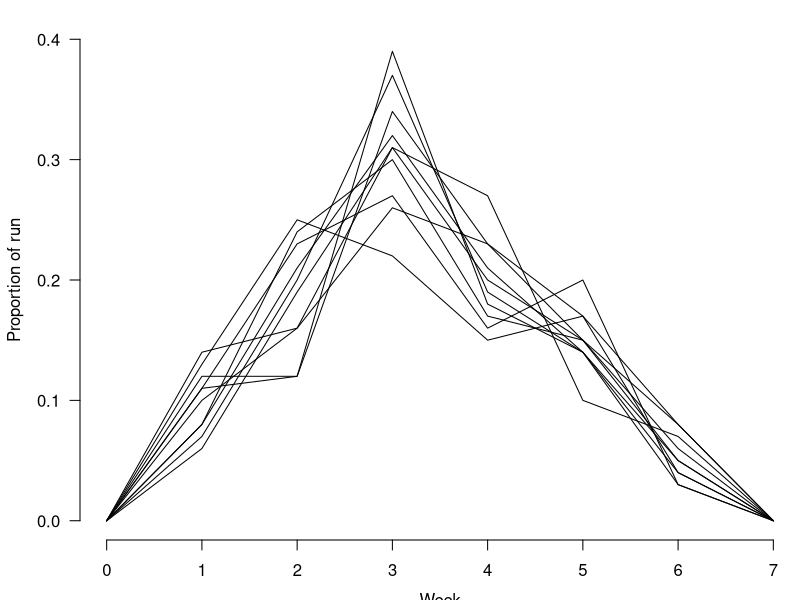

Recreate this plot in R.
#------------------------------------------------------------------------------#
# Run catch monitorign simulations
# Code written by W. Atlas
#------------------------------------------------------------------------------#

### for populations of even size (harvest rate is controlled below)

mean.pop<-8.5172
pop.var<-0
n.pops<-10

pop.sizes<-round(rlnorm(n.pops,mean.pop,pop.var))
pop.timing<-rmultinom(n.pops,100,c(0.1,0.2,0.3,0.2,0.15,0.05))/100 ## the 100 in the rmultinom statement controls the variance

weekly<-seq(0,7,1)

pop.timingG<-rbind(c(0,0,0,0,0,0,0,0,0,0),pop.timing,c(0,0,0,0,0,0,0,0,0,0))

par(mar=c(3,4,1,0))
for(i in 1:10){
par(new=TRUE)
plot(weekly, pop.timingG[,i],type="l",las=1,axes=FALSE,xlab="",ylab="",ylim=c(0,0.4))
}
axis(2, las=1)
axis(1)
mtext(side=2, "Proportion of run",line=2.8)
mtext(side=1, "Week",line=2.5)

run.weeks<-matrix(NA,nrow=6,ncol=n.pops)

for (i in 1:n.pops){
	run.weeks[,i]<-round(pop.timing[,i]*pop.sizes[i])
	}

week1<-c(rep(1,run.weeks[1,1]),rep(2,run.weeks[1,2]),rep(3,run.weeks[1,3]),rep(4,run.weeks[1,4]),
	rep(5,run.weeks[1,5]),rep(6,run.weeks[1,6]),rep(7,run.weeks[1,7]),rep(8,run.weeks[1,8]),rep(9,run.weeks[1,9]),
	rep(10,run.weeks[1,10]))

week2<-c(rep(1,run.weeks[2,1]),rep(2,run.weeks[2,2]),rep(3,run.weeks[2,3]),rep(4,run.weeks[2,4]),
	rep(5,run.weeks[2,5]),rep(6,run.weeks[2,6]),rep(7,run.weeks[2,7]),rep(8,run.weeks[2,8]),rep(9,run.weeks[2,9]),
	rep(10,run.weeks[2,10]))

week3<-c(rep(1,run.weeks[3,1]),rep(2,run.weeks[3,2]),rep(3,run.weeks[3,3]),rep(4,run.weeks[3,4]),
	rep(5,run.weeks[3,5]),rep(6,run.weeks[3,6]),rep(7,run.weeks[3,7]),rep(8,run.weeks[3,8]),rep(9,run.weeks[3,9]),
	rep(10,run.weeks[3,10]))

week4<-c(rep(1,run.weeks[4,1]),rep(2,run.weeks[4,2]),rep(3,run.weeks[4,3]),rep(4,run.weeks[4,4]),
	rep(5,run.weeks[4,5]),rep(6,run.weeks[4,6]),rep(7,run.weeks[4,7]),rep(8,run.weeks[4,8]),rep(9,run.weeks[4,9]),
	rep(10,run.weeks[4,10]))

week5<-c(rep(1,run.weeks[5,1]),rep(2,run.weeks[5,2]),rep(3,run.weeks[5,3]),rep(4,run.weeks[5,4]),
	rep(5,run.weeks[5,5]),rep(6,run.weeks[5,6]),rep(7,run.weeks[5,7]),rep(8,run.weeks[5,8]),rep(9,run.weeks[5,9]),
	rep(10,run.weeks[5,10]))

week6<-c(rep(1,run.weeks[6,1]),rep(2,run.weeks[6,2]),rep(3,run.weeks[6,3]),rep(4,run.weeks[6,4]),
	rep(5,run.weeks[6,5]),rep(6,run.weeks[6,6]),rep(7,run.weeks[6,7]),rep(8,run.weeks[6,8]),rep(9,run.weeks[6,9]),
	rep(10,run.weeks[6,10]))

##### harvest numbers for each week - assumes constant 10% harvest rate

harvest.rate<-0.10
catch<-rep(NA,6)

for (i in 1:6){
  catch[i]<-sum(run.weeks[i,1:10])*harvest.rate
}

### the total number of sockeye harvested


###### monitoring method 1 - one random sampling event during the middle four weeks of the run #####
#require(MultinomialCI)

### 60 fish sampled

samp.no0<-60 ### number of samples taken
samples0<-matrix(NA,nrow=1000,ncol=samp.no0)
annual.samp0<-matrix(NA,nrow=1000,ncol=n.pops)
catch.est0<-matrix(NA,ncol=n.pops,nrow=1000)
catch_50<-matrix(NA,ncol=n.pops,nrow=1000)
harv.rates50<-matrix(NA,nrow=1000,ncol=10)
for (i in 1:1000){
  
## the catch process  
  
  catch1<-sample(week1,catch[1],replace=FALSE,prob=NULL)
  catch.tab1<-table(catch1)
  catch2<-sample(week2,catch[2],replace=FALSE,prob=NULL)
  catch.tab2<-table(catch2)
  catch3<-sample(week3,catch[3],replace=FALSE,prob=NULL)
  catch.tab3<-table(catch3)
  catch4<-sample(week4,catch[4],replace=FALSE,prob=NULL)
  catch.tab4<-table(catch4)
  catch5<-sample(week5,catch[5],replace=FALSE,prob=NULL)
  catch.tab5<-table(catch5)
  catch6<-sample(week6,catch[6],replace=FALSE,prob=NULL)
  catch.tab6<-table(catch6)
  
  catch.all<-c(catch1,catch2,catch3,catch4,catch5,catch6)
  catch.tab_all<-table(catch.all)
  
  total.catch<-sum(catch.tab_all)   
  
  
## the sampling process  
  
  catch.wks<-list(catch2,catch3,catch4)
  rand.week<-round(runif(1,1,3))
  #samp.no0<-50 ### number of samples taken

samples0[i,]<-sample(catch.wks[[rand.week]],samp.no0,replace=FALSE,prob=NULL)
#samples0[i,]<-sample(catch3,samp.no0,replace=FALSE,prob=NULL) # switched it so we're ONLY sampling peak week. 

#annual.samp0[i,]<-as.vector(table(samples0[i,])) #as.vector()
annual.samp0[i,1]<-length(which(samples0[i,]==1))
annual.samp0[i,2]<-length(which(samples0[i,]==2))
annual.samp0[i,3]<-length(which(samples0[i,]==3))
annual.samp0[i,4]<-length(which(samples0[i,]==4))
annual.samp0[i,5]<-length(which(samples0[i,]==5))
annual.samp0[i,6]<-length(which(samples0[i,]==6))
annual.samp0[i,7]<-length(which(samples0[i,]==7))
annual.samp0[i,8]<-length(which(samples0[i,]==8))
annual.samp0[i,9]<-length(which(samples0[i,]==9))
annual.samp0[i,10]<-length(which(samples0[i,]==10))

catch.est0[i,]<-as.vector(annual.samp0[i,]/sum(annual.samp0[i,])) ## contribution of each population in the catch

harv.rates50[i,]<-catch.tab_all/pop.sizes

catch_50[i,]<-(catch.est0[i,]*total.catch)/pop.sizes

}

head(catch_50)

catch_50_result.10<-matrix(NA,nrow=n.pops,ncol=4)

for(i in 1:10){
catch_50_result.10[i,1]<-mean(catch_50[,i])
catch_50_result.10[i,2]<-mean(catch_50[,i])-(1.96*sd(catch_50[,i]))
catch_50_result.10[i,3]<-mean(catch_50[,i])+(1.96*sd(catch_50[,i]))
catch_50_result.10[i,4]<-sd(catch_50[,i])/mean(catch_50)

}

harv.rates50

### 120 fish sampled

samp.no1<-120 ### number of samples taken
samples1<-matrix(NA,nrow=1000,ncol=samp.no1)
annual.samp1<-matrix(NA,nrow=1000,ncol=n.pops)
catch.est1<-matrix(NA,ncol=n.pops,nrow=1000)
catch_100<-matrix(NA,ncol=n.pops,nrow=1000)
harv.rates100<-matrix(NA,nrow=1000,ncol=10)
for (i in 1:1000){

  ## the catch process  
  
  catch1<-sample(week1,catch[1],replace=FALSE,prob=NULL)
  catch.tab1<-table(catch1)
  catch2<-sample(week2,catch[2],replace=FALSE,prob=NULL)
  catch.tab2<-table(catch2)
  catch3<-sample(week3,catch[3],replace=FALSE,prob=NULL)
  catch.tab3<-table(catch3)
  catch4<-sample(week4,catch[4],replace=FALSE,prob=NULL)
  catch.tab4<-table(catch4)
  catch5<-sample(week5,catch[5],replace=FALSE,prob=NULL)
  catch.tab5<-table(catch5)
  catch6<-sample(week6,catch[6],replace=FALSE,prob=NULL)
  catch.tab6<-table(catch6)
  
  catch.all<-c(catch1,catch2,catch3,catch4,catch5,catch6)
  catch.tab_all<-table(catch.all)
  
  total.catch<-sum(catch.tab_all)   
  
  ## the sampling process
  
  catch.wks<-list(catch2,catch3,catch4)
  rand.week<-round(runif(1,1,3))
  
  samples1[i,]<-sample(catch.wks[[rand.week]],samp.no1,replace=FALSE,prob=NULL)
  #samples1[i,]<-sample(catch3,samp.no1,replace=FALSE,prob=NULL)
  
  #annual.samp1[i,]<-as.vector(table(samples1[i,])) #as.vector()
  annual.samp1[i,1]<-length(which(samples1[i,]==1))
  annual.samp1[i,2]<-length(which(samples1[i,]==2))
  annual.samp1[i,3]<-length(which(samples1[i,]==3))
  annual.samp1[i,4]<-length(which(samples1[i,]==4))
  annual.samp1[i,5]<-length(which(samples1[i,]==5))
  annual.samp1[i,6]<-length(which(samples1[i,]==6))
  annual.samp1[i,7]<-length(which(samples1[i,]==7))
  annual.samp1[i,8]<-length(which(samples1[i,]==8))
  annual.samp1[i,9]<-length(which(samples1[i,]==9))
  annual.samp1[i,10]<-length(which(samples1[i,]==10))
  
  catch.est1[i,]<-as.vector(annual.samp1[i,]/sum(annual.samp1[i,])) ## contribution of each population in the catch

  catch_100[i,]<-(catch.est1[i,]*total.catch)/pop.sizes
  
  harv.rates100[i,]<-catch.tab_all/pop.sizes

}

catch_100_result.10<-matrix(NA,nrow=n.pops,ncol=4)

for(i in 1:10){
  catch_100_result.10[i,1]<-mean(catch_100[,i])
  catch_100_result.10[i,2]<-mean(catch_100[,i])-(1.96*sd(catch_100[,i]))
  catch_100_result.10[i,3]<-mean(catch_100[,i])+(1.96*sd(catch_100[,i]))
  catch_100_result.10[i,4]<-sd(catch_100[,i])/mean(catch_100)

}

catch_100_result.10
harv.rates100

### 240 fish sampled
samp.no2<-240 ### number of samples taken
samples2<-matrix(NA,nrow=1000,ncol=samp.no2)
annual.samp2<-matrix(NA,nrow=1000,ncol=n.pops)
catch.est2<-matrix(NA,ncol=n.pops,nrow=1000)
catch_200<-matrix(NA,ncol=n.pops,nrow=1000)
harv.rates200<-matrix(NA,nrow=1000,ncol=10)


for (i in 1:1000){
  ## the catch process  
  
  catch1<-sample(week1,catch[1],replace=FALSE,prob=NULL)
  catch.tab1<-table(catch1)
  catch2<-sample(week2,catch[2],replace=FALSE,prob=NULL)
  catch.tab2<-table(catch2)
  catch3<-sample(week3,catch[3],replace=FALSE,prob=NULL)
  catch.tab3<-table(catch3)
  catch4<-sample(week4,catch[4],replace=FALSE,prob=NULL)
  catch.tab4<-table(catch4)
  catch5<-sample(week5,catch[5],replace=FALSE,prob=NULL)
  catch.tab5<-table(catch5)
  catch6<-sample(week6,catch[6],replace=FALSE,prob=NULL)
  catch.tab6<-table(catch6)
  
  catch.all<-c(catch1,catch2,catch3,catch4,catch5,catch6)
  catch.tab_all<-table(catch.all)

  # the sampling process
  
  total.catch<-sum(catch.tab_all)     
  catch.wks<-list(catch2,catch3,catch4)
  rand.week<-round(runif(1,1,3))
  
  samples2[i,]<-sample(catch.wks[[rand.week]],samp.no2,replace=FALSE,prob=NULL)
  #samples2[i,]<-sample(catch3,samp.no2,replace=FALSE,prob=NULL)
  
  #annual.samp1[i,]<-as.vector(table(samples1[i,])) #as.vector()
  annual.samp2[i,1]<-length(which(samples2[i,]==1))
  annual.samp2[i,2]<-length(which(samples2[i,]==2))
  annual.samp2[i,3]<-length(which(samples2[i,]==3))
  annual.samp2[i,4]<-length(which(samples2[i,]==4))
  annual.samp2[i,5]<-length(which(samples2[i,]==5))
  annual.samp2[i,6]<-length(which(samples2[i,]==6))
  annual.samp2[i,7]<-length(which(samples2[i,]==7))
  annual.samp2[i,8]<-length(which(samples2[i,]==8))
  annual.samp2[i,9]<-length(which(samples2[i,]==9))
  annual.samp2[i,10]<-length(which(samples2[i,]==10))
  
  catch.est2[i,]<-as.vector(annual.samp2[i,]/sum(annual.samp2[i,])) ## contribution of each population in the catch
  
  catch_200[i,]<-(catch.est2[i,]*total.catch)/pop.sizes
  harv.rates200[i,]<-catch.tab_all/pop.sizes
}

catch_200_result.10<-matrix(NA,nrow=n.pops,ncol=4)

for(i in 1:10){
  catch_200_result.10[i,1]<-mean(catch_200[,i])
  catch_200_result.10[i,2]<-mean(catch_200[,i])-(1.96*sd(catch_200[,i]))
  catch_200_result.10[i,3]<-mean(catch_200[,i])+(1.96*sd(catch_200[,i]))
  catch_200_result.10[i,4]<-sd(catch_200[,i])/mean(catch_200)

}

  catch_200_result.10
  harv.rates200

### 360 fish sampled

samp.no3<-360 ### number of samples taken
samples3<-matrix(NA,nrow=1000,ncol=samp.no3)
annual.samp3<-matrix(NA,nrow=1000,ncol=n.pops)
catch.est3<-matrix(NA,ncol=n.pops,nrow=1000)
catch_300<-matrix(NA,ncol=n.pops,nrow=1000)
harv.rates300<-matrix(NA,nrow=1000,ncol=10)

for (i in 1:1000){
  ## the catch process  
  
  catch1<-sample(week1,catch[1],replace=FALSE,prob=NULL)
  catch.tab1<-table(catch1)
  catch2<-sample(week2,catch[2],replace=FALSE,prob=NULL)
  catch.tab2<-table(catch2)
  catch3<-sample(week3,catch[3],replace=FALSE,prob=NULL)
  catch.tab3<-table(catch3)
  catch4<-sample(week4,catch[4],replace=FALSE,prob=NULL)
  catch.tab4<-table(catch4)
  catch5<-sample(week5,catch[5],replace=FALSE,prob=NULL)
  catch.tab5<-table(catch5)
  catch6<-sample(week6,catch[6],replace=FALSE,prob=NULL)
  catch.tab6<-table(catch6)
  
  catch.all<-c(catch1,catch2,catch3,catch4,catch5,catch6)
  catch.tab_all<-table(catch.all)
  
  # the sampling process
  catch.wks<-list(catch2,catch3,catch4)
  rand.week<-round(runif(1,1,3))
  
  samples3[i,]<-sample(catch.wks[[rand.week]],samp.no3,replace=FALSE,prob=NULL)
  #samples3[i,]<-sample(catch3,samp.no3,replace=FALSE,prob=NULL)
  
  #annual.samp1[i,]<-as.vector(table(samples1[i,])) #as.vector()
  annual.samp3[i,1]<-length(which(samples3[i,]==1))
  annual.samp3[i,2]<-length(which(samples3[i,]==2))
  annual.samp3[i,3]<-length(which(samples3[i,]==3))
  annual.samp3[i,4]<-length(which(samples3[i,]==4))
  annual.samp3[i,5]<-length(which(samples3[i,]==5))
  annual.samp3[i,6]<-length(which(samples3[i,]==6))
  annual.samp3[i,7]<-length(which(samples3[i,]==7))
  annual.samp3[i,8]<-length(which(samples3[i,]==8))
  annual.samp3[i,9]<-length(which(samples3[i,]==9))
  annual.samp3[i,10]<-length(which(samples3[i,]==10))
  
  catch.est3[i,]<-as.vector(annual.samp3[i,]/sum(annual.samp3[i,])) ## contribution of each population in the catch
  
  catch_300[i,]<-(catch.est3[i,]*total.catch)/pop.sizes
  harv.rates300[i,]<-catch.tab_all/pop.sizes

}

catch_300_result.10<-matrix(NA,nrow=n.pops,ncol=4)

for(i in 1:10){
  catch_300_result.10[i,1]<-mean(catch_300[,i])
  catch_300_result.10[i,2]<-mean(catch_300[,i])-(1.96*sd(catch_300[,i]))
  catch_300_result.10[i,3]<-mean(catch_300[,i])+(1.96*sd(catch_300[,i]))
  catch_300_result.10[i,4]<-sd(catch_300[,i])/mean(catch_300)

}

catch_300_result.10
harv.rates300

### 600 fish sampled

samp.no5<-600 ### number of samples taken
samples5<-matrix(NA,nrow=1000,ncol=samp.no5)
annual.samp5<-matrix(NA,nrow=1000,ncol=n.pops)
catch.est5<-matrix(NA,ncol=n.pops,nrow=1000)
catch_500<-matrix(NA,ncol=n.pops,nrow=1000)
harv.rates500<-matrix(NA,nrow=1000,ncol=10)

for (i in 1:1000){
  ## the catch process  
  
  catch1<-sample(week1,catch[1],replace=FALSE,prob=NULL)
  catch.tab1<-table(catch1)
  catch2<-sample(week2,catch[2],replace=FALSE,prob=NULL)
  catch.tab2<-table(catch2)
  catch3<-sample(week3,catch[3],replace=FALSE,prob=NULL)
  catch.tab3<-table(catch3)
  catch4<-sample(week4,catch[4],replace=FALSE,prob=NULL)
  catch.tab4<-table(catch4)
  catch5<-sample(week5,catch[5],replace=FALSE,prob=NULL)
  catch.tab5<-table(catch5)
  catch6<-sample(week6,catch[6],replace=FALSE,prob=NULL)
  catch.tab6<-table(catch6)
  
  catch.all<-c(catch1,catch2,catch3,catch4,catch5,catch6)
  catch.tab_all<-table(catch.all)
  
  # the sampling process
  catch.wks<-list(catch2,catch3,catch4)
  rand.week<-round(runif(1,1,3))
  
  samples5[i,]<-sample(catch.wks[[rand.week]],samp.no5,replace=FALSE,prob=NULL)
  #samples5[i,]<-sample(catch3,samp.no5,replace=FALSE,prob=NULL)
  
  #annual.samp1[i,]<-as.vector(table(samples1[i,])) #as.vector()
  annual.samp5[i,1]<-length(which(samples5[i,]==1))
  annual.samp5[i,2]<-length(which(samples5[i,]==2))
  annual.samp5[i,3]<-length(which(samples5[i,]==3))
  annual.samp5[i,4]<-length(which(samples5[i,]==4))
  annual.samp5[i,5]<-length(which(samples5[i,]==5))
  annual.samp5[i,6]<-length(which(samples5[i,]==6))
  annual.samp5[i,7]<-length(which(samples5[i,]==7))
  annual.samp5[i,8]<-length(which(samples5[i,]==8))
  annual.samp5[i,9]<-length(which(samples5[i,]==9))
  annual.samp5[i,10]<-length(which(samples5[i,]==10))
  
  catch.est5[i,]<-as.vector(annual.samp5[i,]/sum(annual.samp5[i,])) ## contribution of each population in the catch
  
  catch_500[i,]<-(catch.est5[i,]*total.catch)/pop.sizes

  harv.rates500[i,]<-catch.tab_all/pop.sizes
 
}

catch_500_result.10<-matrix(NA,nrow=n.pops,ncol=4)

for(i in 1:10){
  catch_500_result.10[i,1]<-mean(catch_500[,i]) # this is actually the proportion of the total catch but when all pop sizes are equal 
  catch_500_result.10[i,2]<-mean(catch_500[,i])-(1.96*sd(catch_500[,i]))
  catch_500_result.10[i,3]<-mean(catch_500[,i])+(1.96*sd(catch_500[,i]))
  catch_500_result.10[i,4]<-sd(catch_500[,i])/mean(catch_500)
}


catch_500_result.10

harv.rate_mean<-matrix(NA,nrow=5,ncol=10)

for(i in 1:10){
	harv.rate_mean[1,i]<-c(mean(harv.rates50[,i]))
	harv.rate_mean[2,i]<-c(mean(harv.rates100[,i]))
	harv.rate_mean[3,i]<-c(mean(harv.rates200[,i]))
	harv.rate_mean[4,i]<-c(mean(harv.rates300[,i]))
	harv.rate_mean[5,i]<-c(mean(harv.rates500[,i]))
}

harv.mean<-rep(NA,10)

for(i in 1:10){
	harv.mean[i]<-mean(harv.rate_mean[,i])
}

##########################################################################

##########
### for populations of variable size (harvest rate is controlled below)

#mean.pop<-8.5172
#pop.var<-1
n.pops<-10

pop.sizesV<-c(770,4327,1234,13655,17335,3633,5599,3292,4561,2910)
pop.timing<-rmultinom(n.pops,100,c(0.1,0.2,0.3,0.2,0.15,0.05))/100

run.weeks<-matrix(NA,nrow=6,ncol=n.pops)

for (i in 1:n.pops){
	run.weeks[,i]<-round(pop.timing[,i]*pop.sizesV[i])
	}

week1<-c(rep(1,run.weeks[1,1]),rep(2,run.weeks[1,2]),rep(3,run.weeks[1,3]),rep(4,run.weeks[1,4]),
	rep(5,run.weeks[1,5]),rep(6,run.weeks[1,6]),rep(7,run.weeks[1,7]),rep(8,run.weeks[1,8]),rep(9,run.weeks[1,9]),
	rep(10,run.weeks[1,10]))

week2<-c(rep(1,run.weeks[2,1]),rep(2,run.weeks[2,2]),rep(3,run.weeks[2,3]),rep(4,run.weeks[2,4]),
	rep(5,run.weeks[2,5]),rep(6,run.weeks[2,6]),rep(7,run.weeks[2,7]),rep(8,run.weeks[2,8]),rep(9,run.weeks[2,9]),
	rep(10,run.weeks[2,10]))

week3<-c(rep(1,run.weeks[3,1]),rep(2,run.weeks[3,2]),rep(3,run.weeks[3,3]),rep(4,run.weeks[3,4]),
	rep(5,run.weeks[3,5]),rep(6,run.weeks[3,6]),rep(7,run.weeks[3,7]),rep(8,run.weeks[3,8]),rep(9,run.weeks[3,9]),
	rep(10,run.weeks[3,10]))

week4<-c(rep(1,run.weeks[4,1]),rep(2,run.weeks[4,2]),rep(3,run.weeks[4,3]),rep(4,run.weeks[4,4]),
	rep(5,run.weeks[4,5]),rep(6,run.weeks[4,6]),rep(7,run.weeks[4,7]),rep(8,run.weeks[4,8]),rep(9,run.weeks[4,9]),
	rep(10,run.weeks[4,10]))

week5<-c(rep(1,run.weeks[5,1]),rep(2,run.weeks[5,2]),rep(3,run.weeks[5,3]),rep(4,run.weeks[5,4]),
	rep(5,run.weeks[5,5]),rep(6,run.weeks[5,6]),rep(7,run.weeks[5,7]),rep(8,run.weeks[5,8]),rep(9,run.weeks[5,9]),
	rep(10,run.weeks[5,10]))

week6<-c(rep(1,run.weeks[6,1]),rep(2,run.weeks[6,2]),rep(3,run.weeks[6,3]),rep(4,run.weeks[6,4]),
	rep(5,run.weeks[6,5]),rep(6,run.weeks[6,6]),rep(7,run.weeks[6,7]),rep(8,run.weeks[6,8]),rep(9,run.weeks[6,9]),
	rep(10,run.weeks[6,10]))

##### harvest numbers for each week - assumes constant 10% harvest rate

harvest.rate<-0.10
catch<-rep(NA,6)

for (i in 1:6){
  catch[i]<-sum(run.weeks[i,1:10])*harvest.rate
}

### the total number of sockeye harvested


###### monitoring method 1 - one random sampling event during the middle four weeks of the run #####
#require(MultinomialCI)

### 60 fish sampled

samp.no0<-60 ### number of samples taken
samples0<-matrix(NA,nrow=1000,ncol=samp.no0)
annual.samp0<-matrix(NA,nrow=1000,ncol=n.pops)
catch.est0<-matrix(NA,ncol=n.pops,nrow=1000)
catch_50<-matrix(NA,ncol=n.pops,nrow=1000)
harv.rates50v<-matrix(NA,nrow=1000,ncol=10)

for (i in 1:1000){
  
## the catch process  
  
  catch1<-sample(week1,catch[1],replace=FALSE,prob=NULL)
  catch.tab1<-table(catch1)
  catch2<-sample(week2,catch[2],replace=FALSE,prob=NULL)
  catch.tab2<-table(catch2)
  catch3<-sample(week3,catch[3],replace=FALSE,prob=NULL)
  catch.tab3<-table(catch3)
  catch4<-sample(week4,catch[4],replace=FALSE,prob=NULL)
  catch.tab4<-table(catch4)
  catch5<-sample(week5,catch[5],replace=FALSE,prob=NULL)
  catch.tab5<-table(catch5)
  catch6<-sample(week6,catch[6],replace=FALSE,prob=NULL)
  catch.tab6<-table(catch6)
  
  catch.all<-c(catch1,catch2,catch3,catch4,catch5,catch6)
  catch.tab_all<-table(catch.all)
  
  total.catch<-sum(catch.tab_all)   
 
## the sampling process  
  
  catch.wks<-list(catch2,catch3,catch4)
  rand.week<-round(runif(1,1,3))

samples0[i,]<-sample(catch.wks[[rand.week]],samp.no0,replace=FALSE,prob=NULL)
#samples0[i,]<-sample(catch3,samp.no0,replace=FALSE,prob=NULL)


#annual.samp0[i,]<-as.vector(table(samples0[i,])) #as.vector()
annual.samp0[i,1]<-length(which(samples0[i,]==1))
annual.samp0[i,2]<-length(which(samples0[i,]==2))
annual.samp0[i,3]<-length(which(samples0[i,]==3))
annual.samp0[i,4]<-length(which(samples0[i,]==4))
annual.samp0[i,5]<-length(which(samples0[i,]==5))
annual.samp0[i,6]<-length(which(samples0[i,]==6))
annual.samp0[i,7]<-length(which(samples0[i,]==7))
annual.samp0[i,8]<-length(which(samples0[i,]==8))
annual.samp0[i,9]<-length(which(samples0[i,]==9))
annual.samp0[i,10]<-length(which(samples0[i,]==10))

catch.est0[i,]<-as.vector(annual.samp0[i,]/sum(annual.samp0[i,])) ## contribution of each population in the catch

catch_50[i,]<-(catch.est0[i,]*total.catch)/pop.sizesV
harv.rates50v[i,]<-catch.tab_all/pop.sizesV

}

head(catch_50)

catch_50_result.10v<-matrix(NA,nrow=n.pops,ncol=4)
for(i in 1:10){
catch_50_result.10v[i,1]<-mean(catch_50[,i])
catch_50_result.10v[i,2]<-mean(catch_50[,i])-(1.96*sd(catch_50[,i]))
catch_50_result.10v[i,3]<-mean(catch_50[,i])+(1.96*sd(catch_50[,i]))
catch_50_result.10v[i,4]<-sd(catch_50[,i])/mean(catch_50[,i])

}

catch_50_result.10v

### 120 fish sampled

samp.no1<-120 ### number of samples taken
samples1<-matrix(NA,nrow=1000,ncol=samp.no1)
annual.samp1<-matrix(NA,nrow=1000,ncol=n.pops)
catch.est1<-matrix(NA,ncol=n.pops,nrow=1000)
catch_100<-matrix(NA,ncol=n.pops,nrow=1000)
harv.rates100v<-matrix(NA,nrow=1000,ncol=10)

for (i in 1:1000){

  ## the catch process  
  
  catch1<-sample(week1,catch[1],replace=FALSE,prob=NULL)
  catch.tab1<-table(catch1)
  catch2<-sample(week2,catch[2],replace=FALSE,prob=NULL)
  catch.tab2<-table(catch2)
  catch3<-sample(week3,catch[3],replace=FALSE,prob=NULL)
  catch.tab3<-table(catch3)
  catch4<-sample(week4,catch[4],replace=FALSE,prob=NULL)
  catch.tab4<-table(catch4)
  catch5<-sample(week5,catch[5],replace=FALSE,prob=NULL)
  catch.tab5<-table(catch5)
  catch6<-sample(week6,catch[6],replace=FALSE,prob=NULL)
  catch.tab6<-table(catch6)
  
  catch.all<-c(catch1,catch2,catch3,catch4,catch5,catch6)
  catch.tab_all<-table(catch.all)
  
  total.catch<-sum(catch.tab_all)   
  
  ## the sampling process
  
  catch.wks<-list(catch2,catch3,catch4)
  rand.week<-round(runif(1,1,3))
  
  samples1[i,]<-sample(catch.wks[[rand.week]],samp.no1,replace=FALSE,prob=NULL)
  #samples1[i,]<-sample(catch3,samp.no1,replace=FALSE,prob=NULL)

  annual.samp1[i,1]<-length(which(samples1[i,]==1))
  annual.samp1[i,2]<-length(which(samples1[i,]==2))
  annual.samp1[i,3]<-length(which(samples1[i,]==3))
  annual.samp1[i,4]<-length(which(samples1[i,]==4))
  annual.samp1[i,5]<-length(which(samples1[i,]==5))
  annual.samp1[i,6]<-length(which(samples1[i,]==6))
  annual.samp1[i,7]<-length(which(samples1[i,]==7))
  annual.samp1[i,8]<-length(which(samples1[i,]==8))
  annual.samp1[i,9]<-length(which(samples1[i,]==9))
  annual.samp1[i,10]<-length(which(samples1[i,]==10))
  
  catch.est1[i,]<-as.vector(annual.samp1[i,]/sum(annual.samp1[i,])) ## contribution of each population in the catch

  catch_100[i,]<-(catch.est1[i,]*total.catch)/pop.sizesV
  harv.rates100v[i,]<-catch.tab_all/pop.sizesV

}

catch_100_result.10v<-matrix(NA,nrow=n.pops,ncol=4)

for(i in 1:10){
  catch_100_result.10v[i,1]<-mean(catch_100[,i])
  catch_100_result.10v[i,2]<-mean(catch_100[,i])-(1.96*sd(catch_100[,i]))
  catch_100_result.10v[i,3]<-mean(catch_100[,i])+(1.96*sd(catch_100[,i]))
  catch_100_result.10v[i,4]<-sd(catch_100[,i])/mean(catch_100[,i])

}

catch_100_result.10v

### 240 fish sampled
samp.no2<-240 ### number of samples taken
samples2<-matrix(NA,nrow=1000,ncol=samp.no2)
annual.samp2<-matrix(NA,nrow=1000,ncol=n.pops)
catch.est2<-matrix(NA,ncol=n.pops,nrow=1000)
catch_200<-matrix(NA,ncol=n.pops,nrow=1000)
harv.rates200v<-matrix(NA,nrow=1000,ncol=10)


for (i in 1:1000){
  ## the catch process  
  
  catch1<-sample(week1,catch[1],replace=FALSE,prob=NULL)
  catch.tab1<-table(catch1)
  catch2<-sample(week2,catch[2],replace=FALSE,prob=NULL)
  catch.tab2<-table(catch2)
  catch3<-sample(week3,catch[3],replace=FALSE,prob=NULL)
  catch.tab3<-table(catch3)
  catch4<-sample(week4,catch[4],replace=FALSE,prob=NULL)
  catch.tab4<-table(catch4)
  catch5<-sample(week5,catch[5],replace=FALSE,prob=NULL)
  catch.tab5<-table(catch5)
  catch6<-sample(week6,catch[6],replace=FALSE,prob=NULL)
  catch.tab6<-table(catch6)
  
  catch.all<-c(catch1,catch2,catch3,catch4,catch5,catch6)
  catch.tab_all<-table(catch.all)

  # the sampling process
  
  catch.wks<-list(catch2,catch3,catch4)
  rand.week<-round(runif(1,1,3))
  
  samples2[i,]<-sample(catch.wks[[rand.week]],samp.no2,replace=FALSE,prob=NULL)
  #samples2[i,]<-sample(catch3,samp.no2,replace=FALSE,prob=NULL)
  
  annual.samp2[i,1]<-length(which(samples2[i,]==1))
  annual.samp2[i,2]<-length(which(samples2[i,]==2))
  annual.samp2[i,3]<-length(which(samples2[i,]==3))
  annual.samp2[i,4]<-length(which(samples2[i,]==4))
  annual.samp2[i,5]<-length(which(samples2[i,]==5))
  annual.samp2[i,6]<-length(which(samples2[i,]==6))
  annual.samp2[i,7]<-length(which(samples2[i,]==7))
  annual.samp2[i,8]<-length(which(samples2[i,]==8))
  annual.samp2[i,9]<-length(which(samples2[i,]==9))
  annual.samp2[i,10]<-length(which(samples2[i,]==10))
  
  catch.est2[i,]<-as.vector(annual.samp2[i,]/sum(annual.samp2[i,])) ## contribution of each population in the catch
  
  catch_200[i,]<-(catch.est2[i,]*total.catch)/pop.sizesV
  harv.rates200v[i,]<-catch.tab_all/pop.sizesV

}

catch_200_result.10v<-matrix(NA,nrow=n.pops,ncol=4)

for(i in 1:10){
  catch_200_result.10v[i,1]<-mean(catch_200[,i])
  catch_200_result.10v[i,2]<-mean(catch_200[,i])-(1.96*sd(catch_200[,i]))
  catch_200_result.10v[i,3]<-mean(catch_200[,i])+(1.96*sd(catch_200[,i]))
  catch_200_result.10v[i,4]<-sd(catch_200[,i])/mean(catch_200[,i])

}

  catch_200_result.10v

### 360 fish sampled

samp.no3<-360 ### number of samples taken
samples3<-matrix(NA,nrow=1000,ncol=samp.no3)
annual.samp3<-matrix(NA,nrow=1000,ncol=n.pops)
catch.est3<-matrix(NA,ncol=n.pops,nrow=1000)
catch_300<-matrix(NA,ncol=n.pops,nrow=1000)
harv.rates300v<-matrix(NA,nrow=1000,ncol=10)

for (i in 1:1000){
  ## the catch process  
  
  catch1<-sample(week1,catch[1],replace=FALSE,prob=NULL)
  catch.tab1<-table(catch1)
  catch2<-sample(week2,catch[2],replace=FALSE,prob=NULL)
  catch.tab2<-table(catch2)
  catch3<-sample(week3,catch[3],replace=FALSE,prob=NULL)
  catch.tab3<-table(catch3)
  catch4<-sample(week4,catch[4],replace=FALSE,prob=NULL)
  catch.tab4<-table(catch4)
  catch5<-sample(week5,catch[5],replace=FALSE,prob=NULL)
  catch.tab5<-table(catch5)
  catch6<-sample(week6,catch[6],replace=FALSE,prob=NULL)
  catch.tab6<-table(catch6)
  
  catch.all<-c(catch1,catch2,catch3,catch4,catch5,catch6)
  catch.tab_all<-table(catch.all)
  
  # the sampling process
  catch.wks<-list(catch2,catch3,catch4)
  rand.week<-round(runif(1,1,3))
  
  samples3[i,]<-sample(catch.wks[[rand.week]],samp.no3,replace=FALSE,prob=NULL)
  #samples3[i,]<-sample(catch3,samp.no3,replace=FALSE,prob=NULL)

  annual.samp3[i,1]<-length(which(samples3[i,]==1))
  annual.samp3[i,2]<-length(which(samples3[i,]==2))
  annual.samp3[i,3]<-length(which(samples3[i,]==3))
  annual.samp3[i,4]<-length(which(samples3[i,]==4))
  annual.samp3[i,5]<-length(which(samples3[i,]==5))
  annual.samp3[i,6]<-length(which(samples3[i,]==6))
  annual.samp3[i,7]<-length(which(samples3[i,]==7))
  annual.samp3[i,8]<-length(which(samples3[i,]==8))
  annual.samp3[i,9]<-length(which(samples3[i,]==9))
  annual.samp3[i,10]<-length(which(samples3[i,]==10))
  
  catch.est3[i,]<-as.vector(annual.samp3[i,]/sum(annual.samp3[i,])) ## contribution of each population in the catch
  
  catch_300[i,]<-(catch.est3[i,]*total.catch)/pop.sizesV
  harv.rates300v[i,]<-catch.tab_all/pop.sizesV

}

catch_300_result.10v<-matrix(NA,nrow=n.pops,ncol=4)

for(i in 1:10){
  catch_300_result.10v[i,1]<-mean(catch_300[,i])
  catch_300_result.10v[i,2]<-mean(catch_300[,i])-(1.96*sd(catch_300[,i]))
  catch_300_result.10v[i,3]<-mean(catch_300[,i])+(1.96*sd(catch_300[,i]))
  catch_300_result.10v[i,4]<-sd(catch_300[,i])/mean(catch_300[,i])

}

catch_300_result.10v

### 600 fish sampled

samp.no5<-600 ### number of samples taken
samples5<-matrix(NA,nrow=1000,ncol=samp.no5)
annual.samp5<-matrix(NA,nrow=1000,ncol=n.pops)
catch.est5<-matrix(NA,ncol=n.pops,nrow=1000)
catch_500<-matrix(NA,ncol=n.pops,nrow=1000)
harv.rates500v<-matrix(NA,nrow=1000,ncol=10)

for (i in 1:1000){
  ## the catch process  
  
  catch1<-sample(week1,catch[1],replace=FALSE,prob=NULL)
  catch.tab1<-table(catch1)
  catch2<-sample(week2,catch[2],replace=FALSE,prob=NULL)
  catch.tab2<-table(catch2)
  catch3<-sample(week3,catch[3],replace=FALSE,prob=NULL)
  catch.tab3<-table(catch3)
  catch4<-sample(week4,catch[4],replace=FALSE,prob=NULL)
  catch.tab4<-table(catch4)
  catch5<-sample(week5,catch[5],replace=FALSE,prob=NULL)
  catch.tab5<-table(catch5)
  catch6<-sample(week6,catch[6],replace=FALSE,prob=NULL)
  catch.tab6<-table(catch6)
  
  catch.all<-c(catch1,catch2,catch3,catch4,catch5,catch6)
  catch.tab_all<-table(catch.all)
  
  # the sampling process
  catch.wks<-list(catch2,catch3,catch4)
  rand.week<-round(runif(1,1,3))
  
  samples5[i,]<-sample(catch.wks[[rand.week]],samp.no5,replace=FALSE,prob=NULL)
  #samples5[i,]<-sample(catch3,samp.no5,replace=FALSE,prob=NULL)
  
  annual.samp5[i,1]<-length(which(samples5[i,]==1))
  annual.samp5[i,2]<-length(which(samples5[i,]==2))
  annual.samp5[i,3]<-length(which(samples5[i,]==3))
  annual.samp5[i,4]<-length(which(samples5[i,]==4))
  annual.samp5[i,5]<-length(which(samples5[i,]==5))
  annual.samp5[i,6]<-length(which(samples5[i,]==6))
  annual.samp5[i,7]<-length(which(samples5[i,]==7))
  annual.samp5[i,8]<-length(which(samples5[i,]==8))
  annual.samp5[i,9]<-length(which(samples5[i,]==9))
  annual.samp5[i,10]<-length(which(samples5[i,]==10))
  
  catch.est5[i,]<-as.vector(annual.samp5[i,]/sum(annual.samp5[i,])) ## contribution of each population in the catch
  
  catch_500[i,]<-(catch.est5[i,]*total.catch)/pop.sizesV
  harv.rates500v[i,]<-catch.tab_all/pop.sizesV

}

catch_500_result.10v<-matrix(NA,nrow=n.pops,ncol=4)

for(i in 1:10){
  catch_500_result.10v[i,1]<-mean(catch_500[,i])
  catch_500_result.10v[i,2]<-mean(catch_500[,i])-(1.96*sd(catch_500[,i]))
  catch_500_result.10v[i,3]<-mean(catch_500[,i])+(1.96*sd(catch_500[,i]))
  catch_500_result.10v[i,4]<-sd(catch_500[,i])/mean(catch_500[,i])
}

catch_500_result.10v

harv.rateV_mean<-matrix(NA,nrow=5,ncol=10)

for(i in 1:10){
	harv.rateV_mean[1,i]<-c(mean(harv.rates50v[,i]))
	harv.rateV_mean[2,i]<-c(mean(harv.rates100v[,i]))
	harv.rateV_mean[3,i]<-c(mean(harv.rates200v[,i]))
	harv.rateV_mean[4,i]<-c(mean(harv.rates300v[,i]))
	harv.rateV_mean[5,i]<-c(mean(harv.rates500v[,i]))
}

harv.meanV<-rep(NA,10)

for(i in 1:10){
	harv.meanV[i]<-mean(harv.rateV_mean[,i])
}

###### Making standardized mean respose plots

catch_CIs<-matrix(NA,ncol=4,nrow=5) # mean, total CI width, lci, uci

#60 samples
catch_CIs[1,1]<-mean(catch_50_result.10[,1]/catch_50_result.10[,1])
catch_CIs[1,2]<-mean((catch_50_result.10[,3]-catch_50_result.10[,2])/mean(catch_50_result.10[,1]))
catch_CIs[1,3]<-catch_CIs[1,1]-(0.5*catch_CIs[1,2])
catch_CIs[1,4]<-catch_CIs[1,1]+(0.5*catch_CIs[1,2])
#120 samples
catch_CIs[2,1]<-mean(catch_100_result.10[,1]/catch_100_result.10[,1])
catch_CIs[2,2]<-mean((catch_100_result.10[,3]-catch_100_result.10[,2])/mean(catch_100_result.10[,1]))
catch_CIs[2,3]<-catch_CIs[2,1]-(0.5*catch_CIs[2,2])
catch_CIs[2,4]<-catch_CIs[2,1]+(0.5*catch_CIs[2,2])
#240 samples
catch_CIs[3,1]<-mean(catch_200_result.10[,1]/catch_200_result.10[,1])
catch_CIs[3,2]<-mean((catch_200_result.10[,3]-catch_200_result.10[,2])/mean(catch_200_result.10[,1]))
catch_CIs[3,3]<-catch_CIs[3,1]-(0.5*catch_CIs[3,2])
catch_CIs[3,4]<-catch_CIs[3,1]+(0.5*catch_CIs[3,2])
#360 samples
catch_CIs[4,1]<-mean(catch_300_result.10[,1]/catch_300_result.10[,1])
catch_CIs[4,2]<-mean((catch_300_result.10[,3]-catch_300_result.10[,2])/mean(catch_300_result.10[,1]))
catch_CIs[4,3]<-catch_CIs[4,1]-(0.5*catch_CIs[4,2])
catch_CIs[4,4]<-catch_CIs[4,1]+(0.5*catch_CIs[4,2])
#600 samples
catch_CIs[5,1]<-mean(catch_500_result.10[,1]/catch_500_result.10[,1])
catch_CIs[5,2]<-mean((catch_500_result.10[,3]-catch_500_result.10[,2])/mean(catch_500_result.10[,1]))
catch_CIs[5,3]<-catch_CIs[5,1]-(0.5*catch_CIs[5,2])
catch_CIs[5,4]<-catch_CIs[5,1]+(0.5*catch_CIs[5,2])

catch_CIs.V<-matrix(NA,ncol=4,nrow=5)

#60 samples
catch_CIs.V[1,1]<-mean(catch_50_result.10v[,1]/catch_50_result.10v[,1])
catch_CIs.V[1,2]<-mean((catch_50_result.10v[,3]-catch_50_result.10v[,2])/mean(catch_50_result.10v[,1]))
catch_CIs.V[1,3]<-catch_CIs.V[1,1]-(0.5*catch_CIs.V[1,2])
catch_CIs.V[1,4]<-catch_CIs.V[1,1]+(0.5*catch_CIs.V[1,2])
#120 samples
catch_CIs.V[2,1]<-mean(catch_100_result.10v[,1]/catch_100_result.10v[,1])
catch_CIs.V[2,2]<-mean((catch_100_result.10v[,3]-catch_100_result.10v[,2])/mean(catch_100_result.10v[,1]))
catch_CIs.V[2,3]<-catch_CIs.V[2,1]-(0.5*catch_CIs.V[2,2])
catch_CIs.V[2,4]<-catch_CIs.V[2,1]+(0.5*catch_CIs.V[2,2])
#240 samples
catch_CIs.V[3,1]<-mean(catch_200_result.10v[,1]/catch_200_result.10v[,1])
catch_CIs.V[3,2]<-mean((catch_200_result.10v[,3]-catch_200_result.10v[,2])/mean(catch_200_result.10v[,1]))
catch_CIs.V[3,3]<-catch_CIs.V[3,1]-(0.5*catch_CIs.V[3,2])
catch_CIs.V[3,4]<-catch_CIs.V[3,1]+(0.5*catch_CIs.V[3,2])
#360 samples
catch_CIs.V[4,1]<-mean(catch_300_result.10v[,1]/catch_300_result.10v[,1])
catch_CIs.V[4,2]<-mean((catch_300_result.10v[,3]-catch_300_result.10v[,2])/mean(catch_300_result.10v[,1]))
catch_CIs.V[4,3]<-catch_CIs.V[4,1]-(0.5*catch_CIs.V[4,2])
catch_CIs.V[4,4]<-catch_CIs.V[4,1]+(0.5*catch_CIs.V[4,2])
#600 samples
catch_CIs.V[5,1]<-mean(catch_500_result.10v[,1]/catch_500_result.10v[,1])
catch_CIs.V[5,2]<-mean((catch_500_result.10v[,3]-catch_500_result.10v[,2])/mean(catch_500_result.10v[,1]))
catch_CIs.V[5,3]<-catch_CIs.V[5,1]-(0.5*catch_CIs.V[5,2])
catch_CIs.V[5,4]<-catch_CIs.V[5,1]+(0.5*catch_CIs.V[5,2])


#### Figure 2: estimating and plotting CV for estimates v. sample number

mean.10<-rep(NA,5)
mean.10[1]<-mean(catch_50_result.10[,4])
mean.10[2]<-mean(catch_100_result.10[,4])
mean.10[3]<-mean(catch_200_result.10[,4])
mean.10[4]<-mean(catch_300_result.10[,4])
mean.10[5]<-mean(catch_500_result.10[,4])

mean.10v<-rep(NA,5)
mean.10v[1]<-mean(catch_50_result.10v[,4])
mean.10v[2]<-mean(catch_100_result.10v[,4])
mean.10v[3]<-mean(catch_200_result.10v[,4])
mean.10v[4]<-mean(catch_300_result.10v[,4])
mean.10v[5]<-mean(catch_500_result.10v[,4])


##########################################################################
######    Weekly sampling

##########
### for populations of constant size (harvest rate is controlled below)

mean.pop<-8.5172
pop.var<-0 #### need to change this before running the code below
n.pops<-10

pop.sizes<-round(rlnorm(n.pops,mean.pop,pop.var))
pop.timing<-rmultinom(n.pops,100,c(0.1,0.2,0.3,0.2,0.15,0.05))/100

run.weeks<-matrix(NA,nrow=6,ncol=n.pops)

for (i in 1:n.pops){
	run.weeks[,i]<-round(pop.timing[,i]*pop.sizes[i])
	}

week1<-c(rep(1,run.weeks[1,1]),rep(2,run.weeks[1,2]),rep(3,run.weeks[1,3]),rep(4,run.weeks[1,4]),
	rep(5,run.weeks[1,5]),rep(6,run.weeks[1,6]),rep(7,run.weeks[1,7]),rep(8,run.weeks[1,8]),rep(9,run.weeks[1,9]),
	rep(10,run.weeks[1,10]))

week2<-c(rep(1,run.weeks[2,1]),rep(2,run.weeks[2,2]),rep(3,run.weeks[2,3]),rep(4,run.weeks[2,4]),
	rep(5,run.weeks[2,5]),rep(6,run.weeks[2,6]),rep(7,run.weeks[2,7]),rep(8,run.weeks[2,8]),rep(9,run.weeks[2,9]),
	rep(10,run.weeks[2,10]))

week3<-c(rep(1,run.weeks[3,1]),rep(2,run.weeks[3,2]),rep(3,run.weeks[3,3]),rep(4,run.weeks[3,4]),
	rep(5,run.weeks[3,5]),rep(6,run.weeks[3,6]),rep(7,run.weeks[3,7]),rep(8,run.weeks[3,8]),rep(9,run.weeks[3,9]),
	rep(10,run.weeks[3,10]))

week4<-c(rep(1,run.weeks[4,1]),rep(2,run.weeks[4,2]),rep(3,run.weeks[4,3]),rep(4,run.weeks[4,4]),
	rep(5,run.weeks[4,5]),rep(6,run.weeks[4,6]),rep(7,run.weeks[4,7]),rep(8,run.weeks[4,8]),rep(9,run.weeks[4,9]),
	rep(10,run.weeks[4,10]))

week5<-c(rep(1,run.weeks[5,1]),rep(2,run.weeks[5,2]),rep(3,run.weeks[5,3]),rep(4,run.weeks[5,4]),
	rep(5,run.weeks[5,5]),rep(6,run.weeks[5,6]),rep(7,run.weeks[5,7]),rep(8,run.weeks[5,8]),rep(9,run.weeks[5,9]),
	rep(10,run.weeks[5,10]))

week6<-c(rep(1,run.weeks[6,1]),rep(2,run.weeks[6,2]),rep(3,run.weeks[6,3]),rep(4,run.weeks[6,4]),
	rep(5,run.weeks[6,5]),rep(6,run.weeks[6,6]),rep(7,run.weeks[6,7]),rep(8,run.weeks[6,8]),rep(9,run.weeks[6,9]),
	rep(10,run.weeks[6,10]))

##### harvest numbers for each week - assumes constant 10% harvest rate

harvest.rate<-0.10
catch<-rep(NA,6)

for (i in 1:6){
  catch[i]<-sum(run.weeks[i,1:10])*harvest.rate
}

### the total number of sockeye harvested

####### weekly sampling ########

weeks<-6
n.pops<-10

  ## the catch process  
  catch1<-sample(week1,catch[1],replace=FALSE,prob=NULL)
  catch.tab1<-table(catch1)
  catch2<-sample(week2,catch[2],replace=FALSE,prob=NULL)
  catch.tab2<-table(catch2)
  catch3<-sample(week3,catch[3],replace=FALSE,prob=NULL)
  catch.tab3<-table(catch3)
  catch4<-sample(week4,catch[4],replace=FALSE,prob=NULL)
  catch.tab4<-table(catch4)
  catch5<-sample(week5,catch[5],replace=FALSE,prob=NULL)
  catch.tab5<-table(catch5)
  catch6<-sample(week6,catch[6],replace=FALSE,prob=NULL)
  catch.tab6<-table(catch6)
  
  catch.all<-c(catch1,catch2,catch3,catch4,catch5,catch6)
  catch.tab_all<-table(catch.all)


  
#### sampling from the catch for each week
sample_10<-array(NA, dim=c(10,6,1000))
sample_10.all<-matrix(NA,nrow=1000,ncol=60)
sample_10.tab<-matrix(nrow=1000,ncol=n.pops)
catch.est10<-matrix(nrow=1000,ncol=n.pops)


## 10 fish per week
for (i in 1:1000){
  sample_10[,1,i]<-sample(catch1,10,replace=FALSE,prob=NULL)
  sample_10[,2,i]<-sample(catch2,10,replace=FALSE,prob=NULL)
  sample_10[,3,i]<-sample(catch3,10,replace=FALSE,prob=NULL)
  sample_10[,4,i]<-sample(catch4,10,replace=FALSE,prob=NULL)
  sample_10[,5,i]<-sample(catch5,10,replace=FALSE,prob=NULL)
  sample_10[,6,i]<-sample(catch6,10,replace=FALSE,prob=NULL)

	sample_10.all[i,]<-c(sample_10[,1,i],sample_10[,2,i],sample_10[,3,i],sample_10[,4,i],sample_10[,5,i],sample_10[,6,i])

  sample_10.tab[i,1]<-length(which(sample_10.all[i,]==1))
  sample_10.tab[i,2]<-length(which(sample_10.all[i,]==2))
  sample_10.tab[i,3]<-length(which(sample_10.all[i,]==3))
  sample_10.tab[i,4]<-length(which(sample_10.all[i,]==4))
  sample_10.tab[i,5]<-length(which(sample_10.all[i,]==5))
  sample_10.tab[i,6]<-length(which(sample_10.all[i,]==6))
  sample_10.tab[i,7]<-length(which(sample_10.all[i,]==7))
  sample_10.tab[i,8]<-length(which(sample_10.all[i,]==8))
  sample_10.tab[i,9]<-length(which(sample_10.all[i,]==9))
  sample_10.tab[i,10]<-length(which(sample_10.all[i,]==10))

	catch.est10[i,]<-as.vector(sample_10.tab[i,]/sum(sample_10.tab[i,]))
}

dim(catch.est10)

catch_10w<-matrix(NA,nrow=n.pops,ncol=4)
for (i in 1:n.pops){
catch_10w[i,1]<-mean(catch.est10[,i])
catch_10w[i,2]<-mean(catch.est10[,i])-(1.96*sd(catch.est10[,i]))
catch_10w[i,3]<-mean(catch.est10[,i])+(1.96*sd(catch.est10[,i]))
catch_10w[i,4]<-sd(catch.est10[,i])/mean(catch.est10[,i])
}

## 20 fish per week

sample_20<-array(NA, dim=c(20,6,1000))
sample_20.all<-matrix(NA,nrow=1000,ncol=120)
sample_20.tab<-matrix(nrow=1000,ncol=n.pops)
catch.est20<-matrix(nrow=1000,ncol=n.pops)

for (i in 1:1000){
  sample_20[,1,i]<-sample(catch1,20,replace=FALSE,prob=NULL)
  sample_20[,2,i]<-sample(catch2,20,replace=FALSE,prob=NULL)
  sample_20[,3,i]<-sample(catch3,20,replace=FALSE,prob=NULL)
  sample_20[,4,i]<-sample(catch4,20,replace=FALSE,prob=NULL)
  sample_20[,5,i]<-sample(catch5,20,replace=FALSE,prob=NULL)
  sample_20[,6,i]<-sample(catch6,20,replace=FALSE,prob=NULL)

	sample_20.all[i,]<-c(sample_20[,1,i],sample_20[,2,i],sample_20[,3,i],sample_20[,4,i],sample_20[,5,i],sample_20[,6,i])

  sample_20.tab[i,1]<-length(which(sample_20.all[i,]==1))
  sample_20.tab[i,2]<-length(which(sample_20.all[i,]==2))
  sample_20.tab[i,3]<-length(which(sample_20.all[i,]==3))
  sample_20.tab[i,4]<-length(which(sample_20.all[i,]==4))
  sample_20.tab[i,5]<-length(which(sample_20.all[i,]==5))
  sample_20.tab[i,6]<-length(which(sample_20.all[i,]==6))
  sample_20.tab[i,7]<-length(which(sample_20.all[i,]==7))
  sample_20.tab[i,8]<-length(which(sample_20.all[i,]==8))
  sample_20.tab[i,9]<-length(which(sample_20.all[i,]==9))
  sample_20.tab[i,10]<-length(which(sample_20.all[i,]==10))

	catch.est20[i,]<-as.vector(sample_20.tab[i,]/sum(sample_20.tab[i,]))
}

catch_20w<-matrix(NA,nrow=n.pops,ncol=4)
for (i in 1:n.pops){
catch_20w[i,1]<-mean(catch.est20[,i])
catch_20w[i,2]<-mean(catch.est20[,i])-(1.96*sd(catch.est20[,i]))
catch_20w[i,3]<-mean(catch.est20[,i])+(1.96*sd(catch.est20[,i]))
catch_20w[i,4]<-sd(catch.est20[,i])/mean(catch.est20[,i])
}

## 40 fish per week

sample_40<-array(NA, dim=c(40,6,1000))
sample_40.all<-matrix(NA,nrow=1000,ncol=240)
sample_40.tab<-matrix(nrow=1000,ncol=n.pops)
catch.est40<-matrix(nrow=1000,ncol=n.pops)

for (i in 1:1000){
  sample_40[,1,i]<-sample(catch1,40,replace=FALSE,prob=NULL)
  sample_40[,2,i]<-sample(catch2,40,replace=FALSE,prob=NULL)
  sample_40[,3,i]<-sample(catch3,40,replace=FALSE,prob=NULL)
  sample_40[,4,i]<-sample(catch4,40,replace=FALSE,prob=NULL)
  sample_40[,5,i]<-sample(catch5,40,replace=FALSE,prob=NULL)
  sample_40[,6,i]<-sample(catch6,40,replace=FALSE,prob=NULL)

	sample_40.all[i,]<-c(sample_40[,1,i],sample_40[,2,i],sample_40[,3,i],sample_40[,4,i],sample_40[,5,i],sample_40[,6,i])

  sample_40.tab[i,1]<-length(which(sample_40.all[i,]==1))
  sample_40.tab[i,2]<-length(which(sample_40.all[i,]==2))
  sample_40.tab[i,3]<-length(which(sample_40.all[i,]==3))
  sample_40.tab[i,4]<-length(which(sample_40.all[i,]==4))
  sample_40.tab[i,5]<-length(which(sample_40.all[i,]==5))
  sample_40.tab[i,6]<-length(which(sample_40.all[i,]==6))
  sample_40.tab[i,7]<-length(which(sample_40.all[i,]==7))
  sample_40.tab[i,8]<-length(which(sample_40.all[i,]==8))
  sample_40.tab[i,9]<-length(which(sample_40.all[i,]==9))
  sample_40.tab[i,10]<-length(which(sample_40.all[i,]==10))

	catch.est40[i,]<-as.vector(sample_40.tab[i,]/sum(sample_40.tab[i,]))
}

catch_40w<-matrix(NA,nrow=n.pops,ncol=4)
for (i in 1:n.pops){
catch_40w[i,1]<-mean(catch.est40[,i])
catch_40w[i,2]<-mean(catch.est40[,i])-(1.96*sd(catch.est40[,i]))
catch_40w[i,3]<-mean(catch.est40[,i])+(1.96*sd(catch.est40[,i]))
catch_40w[i,4]<-sd(catch.est40[,i])/mean(catch.est40[,i])
}

## 60 fish per week


sample_60<-array(NA, dim=c(60,6,1000))
sample_60.all<-matrix(NA,nrow=1000,ncol=360)
sample_60.tab<-matrix(nrow=1000,ncol=n.pops)
catch.est60<-matrix(nrow=1000,ncol=n.pops)

for (i in 1:1000){
  sample_60[,1,i]<-sample(catch1,60,replace=FALSE,prob=NULL)
  sample_60[,2,i]<-sample(catch2,60,replace=FALSE,prob=NULL)
  sample_60[,3,i]<-sample(catch3,60,replace=FALSE,prob=NULL)
  sample_60[,4,i]<-sample(catch4,60,replace=FALSE,prob=NULL)
  sample_60[,5,i]<-sample(catch5,60,replace=FALSE,prob=NULL)
  sample_60[,6,i]<-sample(catch6,60,replace=FALSE,prob=NULL)

	sample_60.all[i,]<-c(sample_60[,1,i],sample_60[,2,i],sample_60[,3,i],sample_60[,4,i],sample_60[,5,i],sample_60[,6,i])

  sample_60.tab[i,1]<-length(which(sample_60.all[i,]==1))
  sample_60.tab[i,2]<-length(which(sample_60.all[i,]==2))
  sample_60.tab[i,3]<-length(which(sample_60.all[i,]==3))
  sample_60.tab[i,4]<-length(which(sample_60.all[i,]==4))
  sample_60.tab[i,5]<-length(which(sample_60.all[i,]==5))
  sample_60.tab[i,6]<-length(which(sample_60.all[i,]==6))
  sample_60.tab[i,7]<-length(which(sample_60.all[i,]==7))
  sample_60.tab[i,8]<-length(which(sample_60.all[i,]==8))
  sample_60.tab[i,9]<-length(which(sample_60.all[i,]==9))
  sample_60.tab[i,10]<-length(which(sample_60.all[i,]==10))

	catch.est60[i,]<-as.vector(sample_60.tab[i,]/sum(sample_60.tab[i,]))
}

catch_60w<-matrix(NA,nrow=n.pops,ncol=4)
for (i in 1:n.pops){
catch_60w[i,1]<-mean(catch.est60[,i])
catch_60w[i,2]<-mean(catch.est60[,i])-(1.96*sd(catch.est60[,i]))
catch_60w[i,3]<-mean(catch.est60[,i])+(1.96*sd(catch.est60[,i]))
catch_60w[i,4]<-sd(catch.est60[,i])/mean(catch.est60[,i])
}

## 100 fish per week

sample_100<-array(NA, dim=c(100,6,1000))
sample_100.all<-matrix(NA,nrow=1000,ncol=600)
sample_100.tab<-matrix(nrow=1000,ncol=n.pops)
catch.est100<-matrix(nrow=1000,ncol=n.pops)

for (i in 1:1000){
  sample_100[,1,i]<-sample(catch1,100,replace=FALSE,prob=NULL)
  sample_100[,2,i]<-sample(catch2,100,replace=FALSE,prob=NULL)
  sample_100[,3,i]<-sample(catch3,100,replace=FALSE,prob=NULL)
  sample_100[,4,i]<-sample(catch4,100,replace=FALSE,prob=NULL)
  sample_100[,5,i]<-sample(catch5,100,replace=FALSE,prob=NULL)
  sample_100[,6,i]<-sample(catch6,100,replace=FALSE,prob=NULL)

	sample_100.all[i,]<-c(sample_100[,1,i],sample_100[,2,i],sample_100[,3,i],sample_100[,4,i],sample_100[,5,i],sample_100[,6,i])

  sample_100.tab[i,1]<-length(which(sample_100.all[i,]==1))
  sample_100.tab[i,2]<-length(which(sample_100.all[i,]==2))
  sample_100.tab[i,3]<-length(which(sample_100.all[i,]==3))
  sample_100.tab[i,4]<-length(which(sample_100.all[i,]==4))
  sample_100.tab[i,5]<-length(which(sample_100.all[i,]==5))
  sample_100.tab[i,6]<-length(which(sample_100.all[i,]==6))
  sample_100.tab[i,7]<-length(which(sample_100.all[i,]==7))
  sample_100.tab[i,8]<-length(which(sample_100.all[i,]==8))
  sample_100.tab[i,9]<-length(which(sample_100.all[i,]==9))
  sample_100.tab[i,10]<-length(which(sample_100.all[i,]==10))

	catch.est100[i,]<-as.vector(sample_100.tab[i,]/sum(sample_100.tab[i,]))
}

catch_100w<-matrix(NA,nrow=n.pops,ncol=4)
for (i in 1:n.pops){
catch_100w[i,1]<-mean(catch.est100[,i])
catch_100w[i,2]<-mean(catch.est100[,i])-(1.96*sd(catch.est100[,i]))
catch_100w[i,3]<-mean(catch.est100[,i])+(1.96*sd(catch.est100[,i]))
catch_100w[i,4]<-sd(catch.est100[,i])/mean(catch.est100[,i])
}


##########
### for populations of variable size (harvest rate is controlled below)

mean.pop<-8.5172
pop.var<-1 #### need to change this before running the code below
n.pops<-10

pop.sizes<-c(770,4327,1234,13655,17335,3633,5599,3292,4561,2910)
pop.timing<-rmultinom(n.pops,100,c(0.1,0.2,0.3,0.2,0.15,0.05))/100

run.weeks<-matrix(NA,nrow=6,ncol=n.pops)

for (i in 1:n.pops){
	run.weeks[,i]<-round(pop.timing[,i]*pop.sizes[i])
	}

week1<-c(rep(1,run.weeks[1,1]),rep(2,run.weeks[1,2]),rep(3,run.weeks[1,3]),rep(4,run.weeks[1,4]),
	rep(5,run.weeks[1,5]),rep(6,run.weeks[1,6]),rep(7,run.weeks[1,7]),rep(8,run.weeks[1,8]),rep(9,run.weeks[1,9]),
	rep(10,run.weeks[1,10]))

week2<-c(rep(1,run.weeks[2,1]),rep(2,run.weeks[2,2]),rep(3,run.weeks[2,3]),rep(4,run.weeks[2,4]),
	rep(5,run.weeks[2,5]),rep(6,run.weeks[2,6]),rep(7,run.weeks[2,7]),rep(8,run.weeks[2,8]),rep(9,run.weeks[2,9]),
	rep(10,run.weeks[2,10]))

week3<-c(rep(1,run.weeks[3,1]),rep(2,run.weeks[3,2]),rep(3,run.weeks[3,3]),rep(4,run.weeks[3,4]),
	rep(5,run.weeks[3,5]),rep(6,run.weeks[3,6]),rep(7,run.weeks[3,7]),rep(8,run.weeks[3,8]),rep(9,run.weeks[3,9]),
	rep(10,run.weeks[3,10]))

week4<-c(rep(1,run.weeks[4,1]),rep(2,run.weeks[4,2]),rep(3,run.weeks[4,3]),rep(4,run.weeks[4,4]),
	rep(5,run.weeks[4,5]),rep(6,run.weeks[4,6]),rep(7,run.weeks[4,7]),rep(8,run.weeks[4,8]),rep(9,run.weeks[4,9]),
	rep(10,run.weeks[4,10]))

week5<-c(rep(1,run.weeks[5,1]),rep(2,run.weeks[5,2]),rep(3,run.weeks[5,3]),rep(4,run.weeks[5,4]),
	rep(5,run.weeks[5,5]),rep(6,run.weeks[5,6]),rep(7,run.weeks[5,7]),rep(8,run.weeks[5,8]),rep(9,run.weeks[5,9]),
	rep(10,run.weeks[5,10]))

week6<-c(rep(1,run.weeks[6,1]),rep(2,run.weeks[6,2]),rep(3,run.weeks[6,3]),rep(4,run.weeks[6,4]),
	rep(5,run.weeks[6,5]),rep(6,run.weeks[6,6]),rep(7,run.weeks[6,7]),rep(8,run.weeks[6,8]),rep(9,run.weeks[6,9]),
	rep(10,run.weeks[6,10]))

##### harvest numbers for each week - assumes constant 10% harvest rate

harvest.rate<-0.10
catch<-rep(NA,6)

for (i in 1:6){
  catch[i]<-sum(run.weeks[i,1:10])*harvest.rate
}

### the total number of sockeye harvested

####### weekly sampling ########

weeks<-6
n.pops<-10

  ## the catch process  
  catch1<-sample(week1,catch[1],replace=FALSE,prob=NULL)
  catch.tab1<-table(catch1)
  catch2<-sample(week2,catch[2],replace=FALSE,prob=NULL)
  catch.tab2<-table(catch2)
  catch3<-sample(week3,catch[3],replace=FALSE,prob=NULL)
  catch.tab3<-table(catch3)
  catch4<-sample(week4,catch[4],replace=FALSE,prob=NULL)
  catch.tab4<-table(catch4)
  catch5<-sample(week5,catch[5],replace=FALSE,prob=NULL)
  catch.tab5<-table(catch5)
  catch6<-sample(week6,catch[6],replace=FALSE,prob=NULL)
  catch.tab6<-table(catch6)
  
  catch.all<-c(catch1,catch2,catch3,catch4,catch5,catch6)
  catch.tab_all<-table(catch.all)


  
#### sampling from the catch for each week
sample_10v<-array(NA, dim=c(10,6,1000))
sample_10v.all<-matrix(NA,nrow=1000,ncol=60)
sample_10v.tab<-matrix(nrow=1000,ncol=n.pops)
catch.est10v<-matrix(nrow=1000,ncol=n.pops)


## 10 fish per week
for (i in 1:1000){
  sample_10v[,1,i]<-sample(catch1,10,replace=FALSE,prob=NULL)
  sample_10v[,2,i]<-sample(catch2,10,replace=FALSE,prob=NULL)
  sample_10v[,3,i]<-sample(catch3,10,replace=FALSE,prob=NULL)
  sample_10v[,4,i]<-sample(catch4,10,replace=FALSE,prob=NULL)
  sample_10v[,5,i]<-sample(catch5,10,replace=FALSE,prob=NULL)
  sample_10v[,6,i]<-sample(catch6,10,replace=FALSE,prob=NULL)

	sample_10v.all[i,]<-c(sample_10v[,1,i],sample_10v[,2,i],sample_10v[,3,i],sample_10v[,4,i],sample_10v[,5,i],sample_10v[,6,i])

  sample_10v.tab[i,1]<-length(which(sample_10v.all[i,]==1))
  sample_10v.tab[i,2]<-length(which(sample_10v.all[i,]==2))
  sample_10v.tab[i,3]<-length(which(sample_10v.all[i,]==3))
  sample_10v.tab[i,4]<-length(which(sample_10v.all[i,]==4))
  sample_10v.tab[i,5]<-length(which(sample_10v.all[i,]==5))
  sample_10v.tab[i,6]<-length(which(sample_10v.all[i,]==6))
  sample_10v.tab[i,7]<-length(which(sample_10v.all[i,]==7))
  sample_10v.tab[i,8]<-length(which(sample_10v.all[i,]==8))
  sample_10v.tab[i,9]<-length(which(sample_10v.all[i,]==9))
  sample_10v.tab[i,10]<-length(which(sample_10v.all[i,]==10))

	catch.est10v[i,]<-as.vector(sample_10v.tab[i,]/sum(sample_10v.tab[i,]))
}


catch_10vw<-matrix(NA,nrow=n.pops,ncol=4)
for (i in 1:n.pops){
catch_10vw[i,1]<-mean(catch.est10v[,i])
catch_10vw[i,2]<-mean(catch.est10v[,i])-(1.96*sd(catch.est10v[,i]))
catch_10vw[i,3]<-mean(catch.est10v[,i])+(1.96*sd(catch.est10v[,i]))
catch_10vw[i,4]<-sd(catch.est10v[,i])/mean(catch.est10v[,i])
}

## 20 fish per week

sample_20v<-array(NA, dim=c(20,6,1000))
sample_20v.all<-matrix(NA,nrow=1000,ncol=120)
sample_20v.tab<-matrix(nrow=1000,ncol=n.pops)
catch.est20v<-matrix(nrow=1000,ncol=n.pops)

for (i in 1:1000){
  sample_20v[,1,i]<-sample(catch1,20,replace=FALSE,prob=NULL)
  sample_20v[,2,i]<-sample(catch2,20,replace=FALSE,prob=NULL)
  sample_20v[,3,i]<-sample(catch3,20,replace=FALSE,prob=NULL)
  sample_20v[,4,i]<-sample(catch4,20,replace=FALSE,prob=NULL)
  sample_20v[,5,i]<-sample(catch5,20,replace=FALSE,prob=NULL)
  sample_20v[,6,i]<-sample(catch6,20,replace=FALSE,prob=NULL)

	sample_20v.all[i,]<-c(sample_20v[,1,i],sample_20v[,2,i],sample_20v[,3,i],sample_20v[,4,i],sample_20v[,5,i],sample_20v[,6,i])

  sample_20v.tab[i,1]<-length(which(sample_20v.all[i,]==1))
  sample_20v.tab[i,2]<-length(which(sample_20v.all[i,]==2))
  sample_20v.tab[i,3]<-length(which(sample_20v.all[i,]==3))
  sample_20v.tab[i,4]<-length(which(sample_20v.all[i,]==4))
  sample_20v.tab[i,5]<-length(which(sample_20v.all[i,]==5))
  sample_20v.tab[i,6]<-length(which(sample_20v.all[i,]==6))
  sample_20v.tab[i,7]<-length(which(sample_20v.all[i,]==7))
  sample_20v.tab[i,8]<-length(which(sample_20v.all[i,]==8))
  sample_20v.tab[i,9]<-length(which(sample_20v.all[i,]==9))
  sample_20v.tab[i,10]<-length(which(sample_20v.all[i,]==10))

	catch.est20v[i,]<-as.vector(sample_20v.tab[i,]/sum(sample_20v.tab[i,]))
}

catch_20vw<-matrix(NA,nrow=n.pops,ncol=4)
for (i in 1:n.pops){
catch_20vw[i,1]<-mean(catch.est20v[,i])
catch_20vw[i,2]<-mean(catch.est20v[,i])-(1.96*sd(catch.est20v[,i]))
catch_20vw[i,3]<-mean(catch.est20v[,i])+(1.96*sd(catch.est20v[,i]))
catch_20vw[i,4]<-sd(catch.est20v[,i])/mean(catch.est20v[,i])
}

## 40 fish per week


sample_40v<-array(NA, dim=c(40,6,1000))
sample_40v.all<-matrix(NA,nrow=1000,ncol=240)
sample_40v.tab<-matrix(nrow=1000,ncol=n.pops)
catch.est40v<-matrix(nrow=1000,ncol=n.pops)

for (i in 1:1000){
  sample_40v[,1,i]<-sample(catch1,40,replace=FALSE,prob=NULL)
  sample_40v[,2,i]<-sample(catch2,40,replace=FALSE,prob=NULL)
  sample_40v[,3,i]<-sample(catch3,40,replace=FALSE,prob=NULL)
  sample_40v[,4,i]<-sample(catch4,40,replace=FALSE,prob=NULL)
  sample_40v[,5,i]<-sample(catch5,40,replace=FALSE,prob=NULL)
  sample_40v[,6,i]<-sample(catch6,40,replace=FALSE,prob=NULL)

	sample_40v.all[i,]<-c(sample_40v[,1,i],sample_40v[,2,i],sample_40v[,3,i],sample_40v[,4,i],sample_40v[,5,i],sample_40v[,6,i])

  sample_40v.tab[i,1]<-length(which(sample_40v.all[i,]==1))
  sample_40v.tab[i,2]<-length(which(sample_40v.all[i,]==2))
  sample_40v.tab[i,3]<-length(which(sample_40v.all[i,]==3))
  sample_40v.tab[i,4]<-length(which(sample_40v.all[i,]==4))
  sample_40v.tab[i,5]<-length(which(sample_40v.all[i,]==5))
  sample_40v.tab[i,6]<-length(which(sample_40v.all[i,]==6))
  sample_40v.tab[i,7]<-length(which(sample_40v.all[i,]==7))
  sample_40v.tab[i,8]<-length(which(sample_40v.all[i,]==8))
  sample_40v.tab[i,9]<-length(which(sample_40v.all[i,]==9))
  sample_40v.tab[i,10]<-length(which(sample_40v.all[i,]==10))

	catch.est40v[i,]<-as.vector(sample_40v.tab[i,]/sum(sample_40v.tab[i,]))
}

catch_40vw<-matrix(NA,nrow=n.pops,ncol=4)
for (i in 1:n.pops){
catch_40vw[i,1]<-mean(catch.est40v[,i])
catch_40vw[i,2]<-mean(catch.est40v[,i])-(1.96*sd(catch.est40v[,i]))
catch_40vw[i,3]<-mean(catch.est40v[,i])+(1.96*sd(catch.est40v[,i]))
catch_40vw[i,4]<-sd(catch.est40v[,i])/mean(catch.est40v[,i])
}

## 60 fish per week

sample_60v<-array(NA, dim=c(60,6,1000))
sample_60v.all<-matrix(NA,nrow=1000,ncol=360)
sample_60v.tab<-matrix(nrow=1000,ncol=n.pops)
catch.est60v<-matrix(nrow=1000,ncol=n.pops)

for (i in 1:1000){
  sample_60v[,1,i]<-sample(catch1,60,replace=FALSE,prob=NULL)
  sample_60v[,2,i]<-sample(catch2,60,replace=FALSE,prob=NULL)
  sample_60v[,3,i]<-sample(catch3,60,replace=FALSE,prob=NULL)
  sample_60v[,4,i]<-sample(catch4,60,replace=FALSE,prob=NULL)
  sample_60v[,5,i]<-sample(catch5,60,replace=FALSE,prob=NULL)
  sample_60v[,6,i]<-sample(catch6,60,replace=FALSE,prob=NULL)

	sample_60v.all[i,]<-c(sample_60v[,1,i],sample_60v[,2,i],sample_60v[,3,i],sample_60v[,4,i],sample_60v[,5,i],sample_60v[,6,i])

  sample_60v.tab[i,1]<-length(which(sample_60v.all[i,]==1))
  sample_60v.tab[i,2]<-length(which(sample_60v.all[i,]==2))
  sample_60v.tab[i,3]<-length(which(sample_60v.all[i,]==3))
  sample_60v.tab[i,4]<-length(which(sample_60v.all[i,]==4))
  sample_60v.tab[i,5]<-length(which(sample_60v.all[i,]==5))
  sample_60v.tab[i,6]<-length(which(sample_60v.all[i,]==6))
  sample_60v.tab[i,7]<-length(which(sample_60v.all[i,]==7))
  sample_60v.tab[i,8]<-length(which(sample_60v.all[i,]==8))
  sample_60v.tab[i,9]<-length(which(sample_60v.all[i,]==9))
  sample_60v.tab[i,10]<-length(which(sample_60v.all[i,]==10))

	catch.est60v[i,]<-as.vector(sample_60v.tab[i,]/sum(sample_60v.tab[i,]))
}

catch_60vw<-matrix(NA,nrow=n.pops,ncol=4)
for (i in 1:n.pops){
catch_60vw[i,1]<-mean(catch.est60v[,i])
catch_60vw[i,2]<-mean(catch.est60v[,i])-(1.96*sd(catch.est60v[,i]))
catch_60vw[i,3]<-mean(catch.est60v[,i])+(1.96*sd(catch.est60v[,i]))
catch_60vw[i,4]<-sd(catch.est60v[,i])/mean(catch.est60v[,i])
}

## 100 fish per week

sample_100v<-array(NA, dim=c(100,6,1000))
sample_100v.all<-matrix(NA,nrow=1000,ncol=600)
sample_100v.tab<-matrix(nrow=1000,ncol=n.pops)
catch.est100v<-matrix(nrow=1000,ncol=n.pops)

for (i in 1:1000){
  sample_100v[,1,i]<-sample(catch1,100,replace=FALSE,prob=NULL)
  sample_100v[,2,i]<-sample(catch2,100,replace=FALSE,prob=NULL)
  sample_100v[,3,i]<-sample(catch3,100,replace=FALSE,prob=NULL)
  sample_100v[,4,i]<-sample(catch4,100,replace=FALSE,prob=NULL)
  sample_100v[,5,i]<-sample(catch5,100,replace=FALSE,prob=NULL)
  sample_100v[,6,i]<-sample(catch6,100,replace=FALSE,prob=NULL)

	sample_100v.all[i,]<-c(sample_100v[,1,i],sample_100v[,2,i],sample_100v[,3,i],sample_100v[,4,i],sample_100v[,5,i],sample_100v[,6,i])

  sample_100v.tab[i,1]<-length(which(sample_100v.all[i,]==1))
  sample_100v.tab[i,2]<-length(which(sample_100v.all[i,]==2))
  sample_100v.tab[i,3]<-length(which(sample_100v.all[i,]==3))
  sample_100v.tab[i,4]<-length(which(sample_100v.all[i,]==4))
  sample_100v.tab[i,5]<-length(which(sample_100v.all[i,]==5))
  sample_100v.tab[i,6]<-length(which(sample_100v.all[i,]==6))
  sample_100v.tab[i,7]<-length(which(sample_100v.all[i,]==7))
  sample_100v.tab[i,8]<-length(which(sample_100v.all[i,]==8))
  sample_100v.tab[i,9]<-length(which(sample_100v.all[i,]==9))
  sample_100v.tab[i,10]<-length(which(sample_100v.all[i,]==10))

	catch.est100v[i,]<-as.vector(sample_100v.tab[i,]/sum(sample_100v.tab[i,]))
}

catch_100vw<-matrix(NA,nrow=n.pops,ncol=4)
for (i in 1:n.pops){
catch_100vw[i,1]<-mean(catch.est100v[,i])  # this is actually just estimating the proportion of catch that the stock contributes
catch_100vw[i,2]<-mean(catch.est100v[,i])-(1.96*sd(catch.est100v[,i]))
catch_100vw[i,3]<-mean(catch.est100v[,i])+(1.96*sd(catch.est100v[,i]))
catch_100vw[i,4]<-sd(catch.est100v[,i])/mean(catch.est100v[,i])
}

#### estimating standard CIs for weekly sampling

catch_CIs.w<-matrix(NA,ncol=4,nrow=5) # mean, total CI width, lci, uci

#10 weekly samples
catch_CIs.w[1,1]<-mean(catch_10w[,1]/catch_10w[,1])
catch_CIs.w[1,2]<-mean((catch_10w[,3]-catch_10w[,2])/mean(catch_10w[,1]))
catch_CIs.w[1,3]<-catch_CIs.w[1,1]-(0.5*catch_CIs.w[1,2])
catch_CIs.w[1,4]<-catch_CIs.w[1,1]+(0.5*catch_CIs.w[1,2])
#20 weekly samples
catch_CIs.w[2,1]<-mean(catch_20w[,1]/catch_20w[,1])
catch_CIs.w[2,2]<-mean((catch_20w[,3]-catch_20w[,2])/mean(catch_20w[,1]))
catch_CIs.w[2,3]<-catch_CIs.w[2,1]-(0.5*catch_CIs.w[2,2])
catch_CIs.w[2,4]<-catch_CIs.w[2,1]+(0.5*catch_CIs.w[2,2])
#40 weekly samples
catch_CIs.w[3,1]<-mean(catch_40w[,1]/catch_40w[,1])
catch_CIs.w[3,2]<-mean((catch_40w[,3]-catch_40w[,2])/mean(catch_40w[,1]))
catch_CIs.w[3,3]<-catch_CIs.w[3,1]-(0.5*catch_CIs.w[3,2])
catch_CIs.w[3,4]<-catch_CIs.w[3,1]+(0.5*catch_CIs.w[3,2])
#60 weekly samples
catch_CIs.w[4,1]<-mean(catch_60w[,1]/catch_60w[,1])
catch_CIs.w[4,2]<-mean((catch_60w[,3]-catch_60w[,2])/mean(catch_60w[,1]))
catch_CIs.w[4,3]<-catch_CIs.w[4,1]-(0.5*catch_CIs.w[4,2])
catch_CIs.w[4,4]<-catch_CIs.w[4,1]+(0.5*catch_CIs.w[4,2])
#100 weekly samples
catch_CIs.w[5,1]<-mean(catch_100w[,1]/catch_100w[,1])
catch_CIs.w[5,2]<-mean((catch_100w[,3]-catch_100w[,2])/mean(catch_100w[,1]))
catch_CIs.w[5,3]<-catch_CIs.w[5,1]-(0.5*catch_CIs.w[5,2])
catch_CIs.w[5,4]<-catch_CIs.w[5,1]+(0.5*catch_CIs.w[5,2])

catch_CIs.Vw<-matrix(NA,ncol=4,nrow=5)

#10 weekly samples
catch_CIs.Vw[1,1]<-mean(catch_10vw[,1]/catch_10vw[,1])
catch_CIs.Vw[1,2]<-mean((catch_10vw[,3]-catch_10vw[,2])/mean(catch_10vw[,1]))
catch_CIs.Vw[1,3]<-catch_CIs.Vw[1,1]-(0.5*catch_CIs.Vw[1,2])
catch_CIs.Vw[1,4]<-catch_CIs.Vw[1,1]+(0.5*catch_CIs.Vw[1,2])
#20 weekly samples
catch_CIs.Vw[2,1]<-mean(catch_20vw[,1]/catch_20vw[,1])
catch_CIs.Vw[2,2]<-mean((catch_20vw[,3]-catch_20vw[,2])/mean(catch_20vw[,1]))
catch_CIs.Vw[2,3]<-catch_CIs.Vw[2,1]-(0.5*catch_CIs.Vw[2,2])
catch_CIs.Vw[2,4]<-catch_CIs.Vw[2,1]+(0.5*catch_CIs.Vw[2,2])
#40 weekly samples
catch_CIs.Vw[3,1]<-mean(catch_40vw[,1]/catch_40vw[,1])
catch_CIs.Vw[3,2]<-mean((catch_40vw[,3]-catch_40vw[,2])/mean(catch_40vw[,1]))
catch_CIs.Vw[3,3]<-catch_CIs.Vw[3,1]-(0.5*catch_CIs.Vw[3,2])
catch_CIs.Vw[3,4]<-catch_CIs.Vw[3,1]+(0.5*catch_CIs.Vw[3,2])
#60 weekly samples
catch_CIs.Vw[4,1]<-mean(catch_60vw[,1]/catch_60vw[,1])
catch_CIs.Vw[4,2]<-mean((catch_60vw[,3]-catch_60vw[,2])/mean(catch_60vw[,1]))
catch_CIs.Vw[4,3]<-catch_CIs.Vw[4,1]-(0.5*catch_CIs.Vw[4,2])
catch_CIs.Vw[4,4]<-catch_CIs.Vw[4,1]+(0.5*catch_CIs.Vw[4,2])
#100 weekly samples
catch_CIs.Vw[5,1]<-mean(catch_100vw[,1]/catch_100vw[,1])
catch_CIs.Vw[5,2]<-mean((catch_100vw[,3]-catch_100vw[,2])/mean(catch_100vw[,1]))
catch_CIs.Vw[5,3]<-catch_CIs.Vw[5,1]-(0.5*catch_CIs.Vw[5,2])
catch_CIs.Vw[5,4]<-catch_CIs.Vw[5,1]+(0.5*catch_CIs.Vw[5,2])

#### estimating and plotting CV for estimates v. sample number

mean.W<-rep(NA,5)
mean.W[1]<-mean(catch_10w[,4])
mean.W[2]<-mean(catch_20w[,4])
mean.W[3]<-mean(catch_40w[,4])
mean.W[4]<-mean(catch_60w[,4])
mean.W[5]<-mean(catch_100w[,4])

mean.Wv<-rep(NA,5)
mean.Wv[1]<-mean(catch_10vw[,4])
mean.Wv[2]<-mean(catch_20vw[,4])
mean.Wv[3]<-mean(catch_40vw[,4])
mean.Wv[4]<-mean(catch_60vw[,4])
mean.Wv[5]<-mean(catch_100vw[,4])
